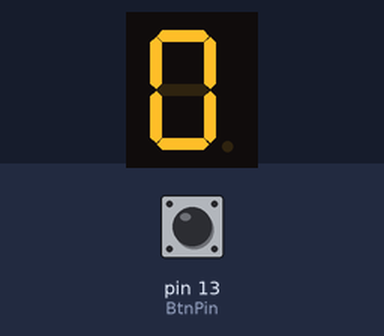
This sketch was run on a simulated Arduino Uno, built with avr-gcc and run on an emulated ATmega328P. Parts: 1-digit seven-segment display. Wiring (inferred from the names in the program): 1-digit 7-segment display, segments lit when HIGH: segments pin 2, pin 3, pin 4, pin 5, pin 6, pin 7, pin 8. The test bench sets the inputs (shaded band); at power-on: pin 13 (BtnPin) HIGH. The segment pins are drawn as the display they are named for; what the sketch prints to the serial monitor is not drawn.

Above: at 1.2 s.
1.3 s: pin 13 (BtnPin) pulled LOW for 0.15 s
At 2.1 s:
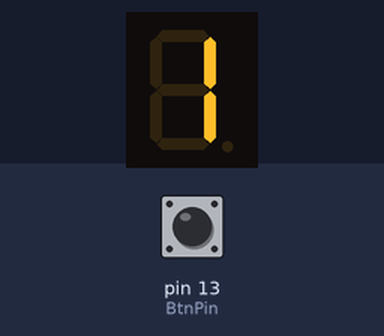
Timing chart, 0 to 2.8 s (numbered marks = the images above; inputs shaded):
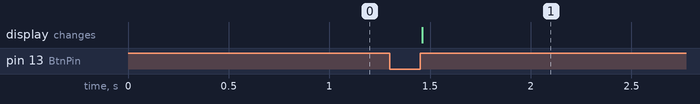

The sketch:

seven_segment.ino
```cpp
#include "SwitchButton.h"
#define BtnPin 13

// define the LED digit patters, from 0 - 9
// 1 = LED on, 0 = LED off, in this order:
//                    Arduino pin: 2,3,4,5,6,7,8 (Mapping a,b,c,d,e,f,g of Seven-Segment LED)
byte digits[10][7] = {
  { 1, 1, 1, 1, 1, 1, 0 }, // = 0
  { 0, 1, 1, 0, 0, 0, 0 }, // = 1
  { 1, 1, 0, 1, 1, 0, 1 }, // = 2
  { 1, 1, 1, 1, 0, 0, 1 }, // = 3
  { 0, 1, 1, 0, 0, 1, 1 }, // = 4
  { 1, 0, 1, 1, 0, 1, 1 }, // = 5
  { 1, 0, 1, 1, 1, 1, 1 }, // = 6
  { 1, 1, 1, 0, 0, 0, 0 }, // = 7
  { 1, 1, 1, 1, 1, 1, 1 }, // = 8
  { 1, 1, 1, 0, 0, 1, 1 } // = 9
};
// 設定pin腳
byte mapArdiuinoPin[] = {2, 3, 4, 5, 6, 7, 8};
//計數
SwitchButton button(13);


void setup() {
  Serial.begin(115200);
  for (byte i = 0; i < 7; i++) {
    pinMode(mapArdiuinoPin[i], OUTPUT);
  }
}

// 在七段顯示器上顯示指定的一個數字

void loop() {
  unsigned long clickcount = button.getStateChangeCount();
  Serial.print("you click:");
  Serial.println(clickcount);
  unsigned long pressNum = (clickcount % 20) / 2; //有十段, click兩次算一次
  displayDigit(pressNum);//function
}

//定義function
void displayDigit(unsigned long pressNum) {
  int displayIndex = pressNum;
  //取二微陣列的方式
  for (int i = 0; i < 7 ; i++) {
    bool onePinState = digits[displayIndex][i];
    byte pinNum = mapArdiuinoPin[i];
    digitalWrite(pinNum, onePinState);
  }
}
```

Measured:
- after the input at 1.3 s, the display: changes after 0.16 s (image 1)
